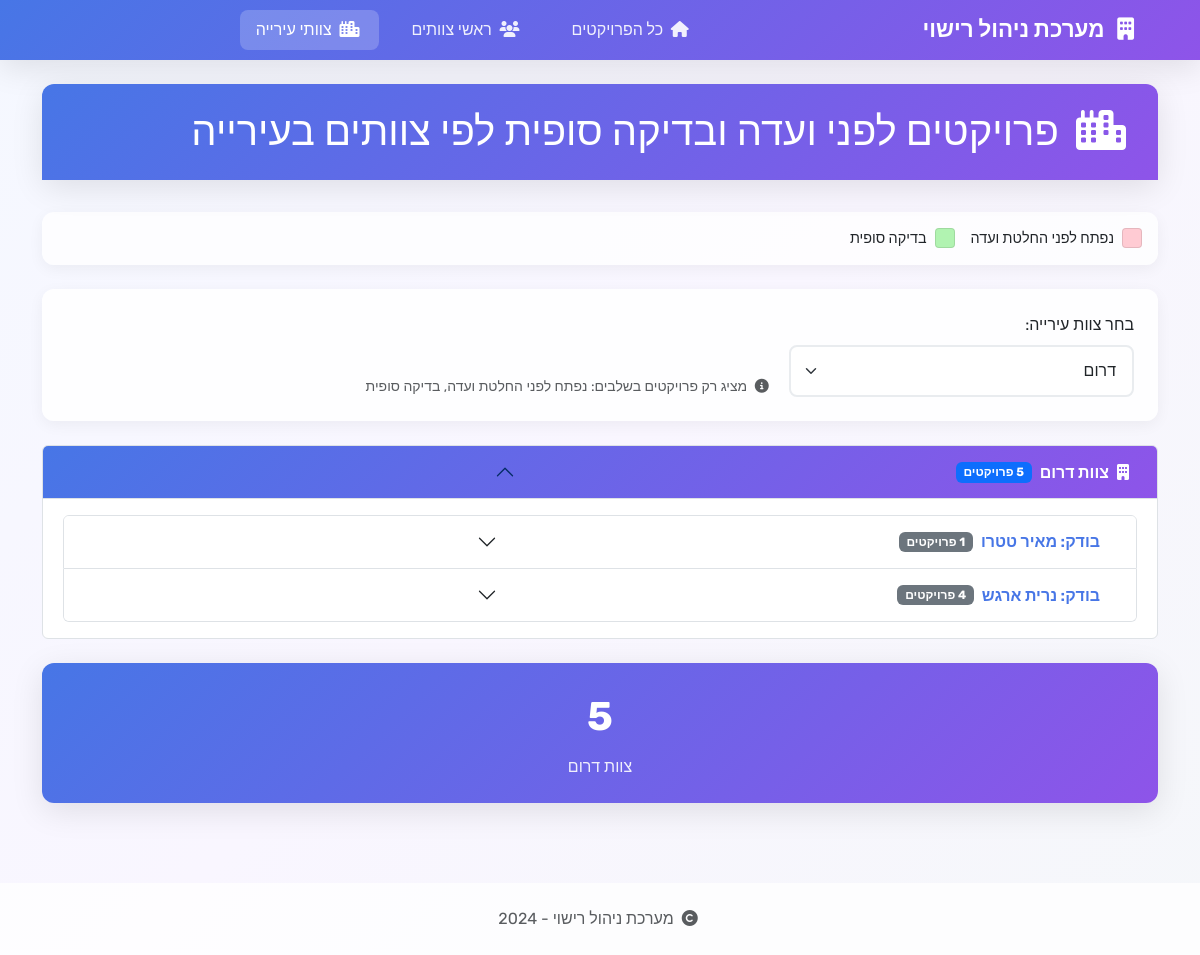
Page /city-teams?city_team=דרום on the earlier database version.
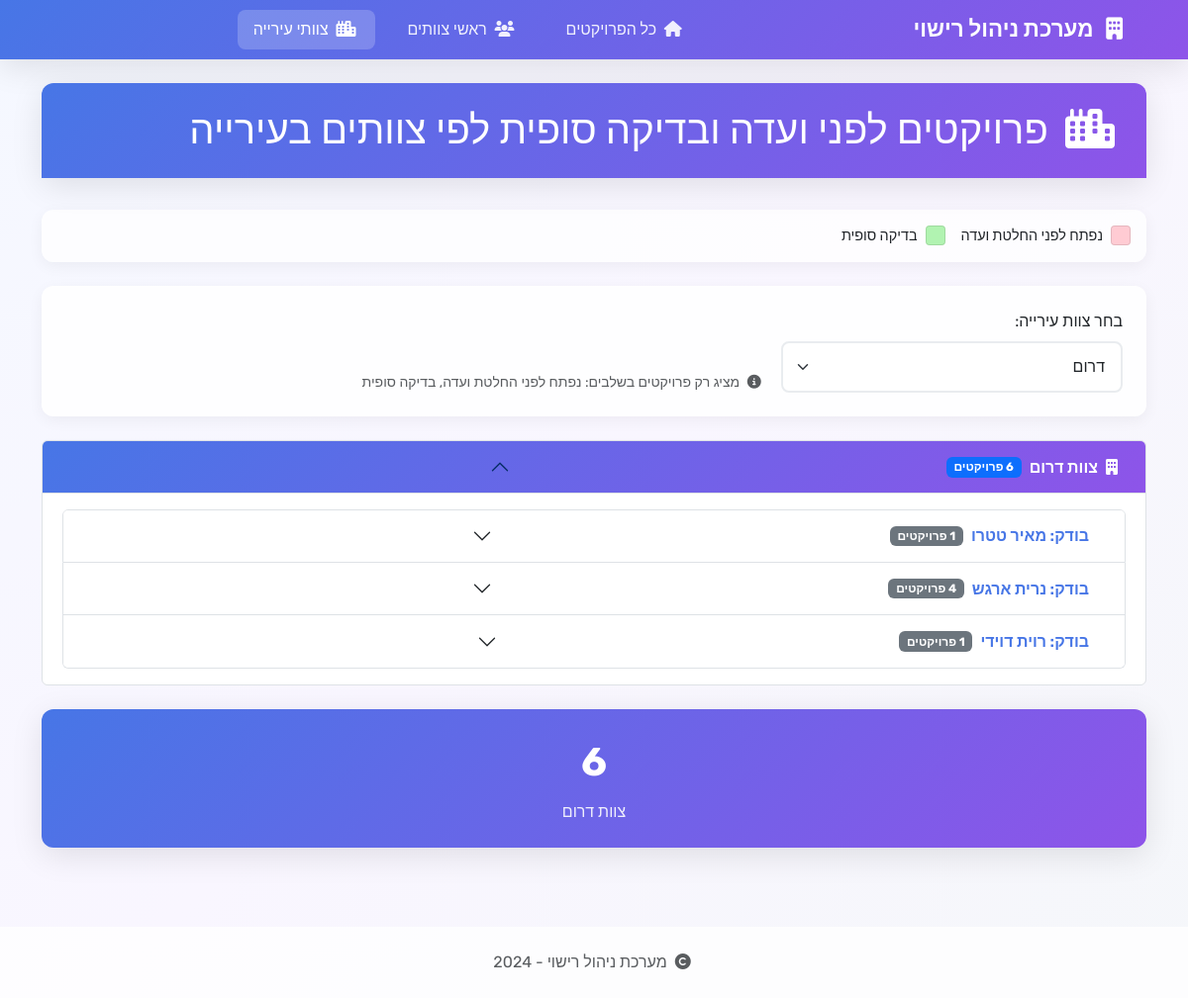
Same page on the later database version.
### tables this page shows
CREATE TABLE projects (
                id INTEGER PRIMARY KEY AUTOINCREMENT,
                project_name TEXT NOT NULL,
                request_number TEXT NOT NULL,
                date TEXT NOT NULL,
                team_leader TEXT NOT NULL,
                stage TEXT NOT NULL
            , request_date TEXT, opening_date TEXT, notes TEXT, licensing_engineer TEXT, request_types TEXT, engineer TEXT, info_file_number TEXT, status_date TEXT, management_company TEXT, entrepreneur_name TEXT, architect TEXT, city TEXT, city_team TEXT, committee_date TEXT, permit_validity_date TEXT, info_date_extension INTEGER DEFAULT 0, opening_date_extension INTEGER DEFAULT 0, status_date_extension INTEGER DEFAULT 0, committee_date_extension INTEGER DEFAULT 0, permit_validity_date_extension INTEGER DEFAULT 0, fees_transition_date TEXT, fees_type TEXT, developer_paid INTEGER DEFAULT 0);

### app.py (the view)
@app.route('/city-teams')
def city_teams():
    conn = get_db_connection()
    city_team_filter = request.args.get('city_team', '')
    relevant_stages = ["נפתח לפני החלטת ועדה", "בדיקה סופית"]
    query = """
        SELECT
            id, project_name, request_number, info_file_number,
            date, opening_date, status_date, committee_date, permit_validity_date,
            team_leader, stage, request_types, engineer, management_company,
            entrepreneur_name, architect, city, notes,
            info_date_extension, opening_date_extension, status_date_extension,
            committee_date_extension, permit_validity_date_extension, city_team
        FROM projects
        WHERE stage IN (?, ?)
    """
    params = relevant_stages.copy()
    if city_team_filter:
        query += " AND city_team = ?"
        params.append(city_team_filter)
    query += " ORDER BY city_team, engineer, stage, opening_date"
    projects = conn.execute(query, params).fetchall()
    projects_by_team = {}
    for project in projects:
        project_dict = dict(project)
        if project_dict.get('opening_date'):
            project_dict['formatted_opening_date'] = format_date_with_extension(
                project_dict['opening_date'],
                project_dict.get('opening_date_extension', 0),
                'opening'
            )
        if project_dict.get('committee_date'):
            project_dict['formatted_committee_date'] = format_date_with_extension(
                project_dict['committee_date'],
                project_dict.get('committee_date_extension', 0),
                'committee'
            )
        stage = project_dict.get('stage', '')
        if stage == "נפתח לפני החלטת ועדה":
            project_dict['row_color'] = "stage_committee"
        elif stage == "בדיקה סופית":
            project_dict['row_color'] = "stage_final"
        else:
            project_dict['row_color'] = ""
        team = project_dict.get('city_team', 'לא מוגדר')
        engineer = project_dict.get('engineer', 'לא מוגדר')
        if team not in projects_by_team:
            projects_by_team[team] = {}
        if engineer not in projects_by_team[team]:
            projects_by_team[team][engineer] = []
        projects_by_team[team][engineer].append(project_dict)
    conn.close()
    return render_template('city_teams.html',
                         projects_by_team=projects_by_team,
                         city_teams=CITY_TEAMS,
                         current_city_team=city_team_filter,
                         relevant_stages=relevant_stages)

### app.py (called while the page is built)
def get_db_connection():
    conn = sqlite3.connect(DATABASE_PATH)
    conn.row_factory = sqlite3.Row
    return conn

def calculate_base_date_by_type(original_date, field_type):
    if field_type == 'opening':
        business_target = calculate_business_days(original_date.strftime('%Y-%m-%d'), 45)
        return datetime.strptime(business_target, '%Y-%m-%d') if business_target else original_date + timedelta(days=180)
    elif field_type in ['info', 'committee']:
        return original_date + timedelta(days=730)
    elif field_type == 'permit':
        return original_date + timedelta(days=1095)
    else:
        return original_date + timedelta(days=180)

### templates/city_teams.html (shortened to what the changed rows need)
{% extends "base.html" %}
{% block content %}
<div class="row">
    <div class="col-12">
        <div class="card">
            <div class="card-header">
                <h1 class="mb-0">
                    <i class="fas fa-city me-2"></i>
                    פרויקטים לפני ועדה ובדיקה סופית לפי צוותים בעירייה
                </h1>
            </div>
        </div>
        <div class="accordion" id="cityTeamsAccordion">
            {% for city_team, engineers in projects_by_team.items() %}
            <div class="accordion-item">
                <h2 class="accordion-header" id="cityHeading{{ loop.index }}">
                    <button class="accordion-button {{ 'collapsed' if current_city_team and current_city_team != city_team }}"
                            type="button"
                            data-bs-toggle="collapse"
                            data-bs-target="#cityCollapse{{ loop.index }}"
                            aria-expanded="{{ 'true' if not current_city_team or current_city_team == city_team else 'false' }}"
                            aria-controls="cityCollapse{{ loop.index }}">
                        <i class="fas fa-building me-2"></i>
                        צוות {{ city_team }}
                        <span class="badge bg-primary ms-2">
                            {{ engineers.values() | map('length') | sum }} פרויקטים
                        </span>
                    </button>
                </h2>
                <div id="cityCollapse{{ loop.index }}"
                     class="accordion-collapse collapse {{ 'show' if not current_city_team or current_city_team == city_team }}"
                     aria-labelledby="cityHeading{{ loop.index }}"
                     data-bs-parent="#cityTeamsAccordion">
                    <div class="accordion-body">
                        <div class="accordion" id="engineersAccordion{{ loop.index }}">
                            {% for engineer, projects in engineers.items() %}
                            <div class="accordion-item">
                                <h3 class="accordion-header" id="engineerHeading{{ loop.index0 }}_{{ loop.index }}">
                                    <button class="accordion-button collapsed"
                                            type="button"
                                            data-bs-toggle="collapse"
                                            data-bs-target="#engineerCollapse{{ loop.index0 }}_{{ loop.index }}"
                                            aria-expanded="false"
                                            aria-controls="engineerCollapse{{ loop.index0 }}_{{ loop.index }}">
                                        בודק: {{ engineer }}
                                        <span class="badge bg-secondary ms-2">{{ projects|length }} פרויקטים</span>
                                    </button>
                                </h3>
                            </div>
                            {% endfor %}
                        </div>
                    </div>
                </div>
            </div>
            {% endfor %}
        </div>
        <div class="stats-grid mt-4">
            {% for city_team, engineers in projects_by_team.items() %}
            <div class="stat-card">
                <div class="stat-number">{{ engineers.values() | map('length') | sum }}</div>
                <div class="stat-label">צוות {{ city_team }}</div>
            </div>
            {% endfor %}
        </div>
    </div>
</div>
{% endblock %}

Differences in the rows shown:
computed for projects "דרום": values|map "5" → "6"
added projects: engineer "רוית דוידי", shown under "דרום"
